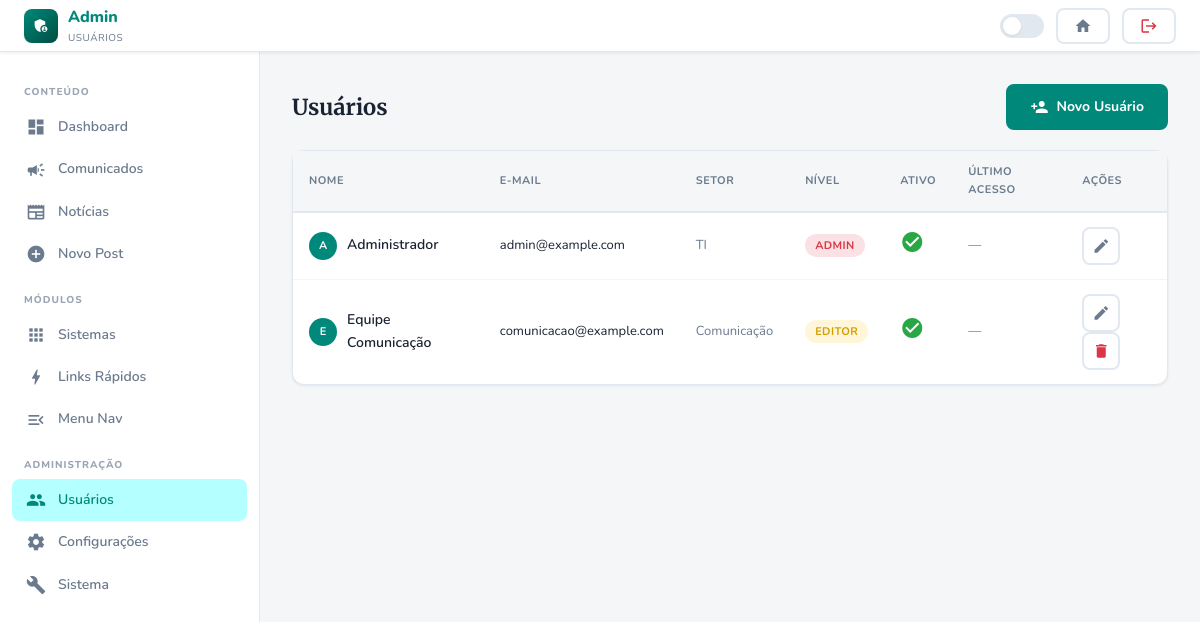
The page /admin/users.php (signed in) on the database its author committed.
### tables this page shows
CREATE TABLE `users` (
  `id` int(11) NOT NULL,
  `name` varchar(150) NOT NULL,
  `email` varchar(200) NOT NULL,
  `password` varchar(255) NOT NULL,
  `role` enum('admin','editor','user') DEFAULT 'user',
  `sector` varchar(100) DEFAULT NULL,
  `avatar` varchar(255) DEFAULT NULL,
  `active` tinyint(1) DEFAULT 1,
  `dark_mode` tinyint(1) DEFAULT 0,
  `last_login` datetime DEFAULT NULL,
  `created_at` datetime DEFAULT current_timestamp(),
  `updated_at` datetime DEFAULT current_timestamp() ON UPDATE current_timestamp()
);

### includes/functions.php (called while the page is built, shortened)
<?php
function csrf(): string {
    return $_SESSION['csrf_token'];
}
function assetVersion(string $relativePath): string {
    $full = BASE_PATH . DIRECTORY_SEPARATOR . str_replace('/', DIRECTORY_SEPARATOR, $relativePath);
    $mtime = @filemtime($full);
    return $mtime ? (string) $mtime : APP_VERSION;
}

### includes/database.php (called while the page is built, shortened)
<?php
class Database {
    private static ?PDO $instance = null;
    public static function getInstance(): PDO {
        if (self::$instance === null) {
            $dsn = 'mysql:host=' . DB_HOST . ';dbname=' . DB_NAME . ';charset=' . DB_CHARSET;
            try {
                self::$instance = new PDO($dsn, DB_USER, DB_PASS, [
                    PDO::ATTR_ERRMODE            => PDO::ERRMODE_EXCEPTION,
                    PDO::ATTR_DEFAULT_FETCH_MODE => PDO::FETCH_ASSOC,
                    PDO::ATTR_EMULATE_PREPARES   => false,
                ]);
            } catch (PDOException $e) {
                die(json_encode(['error' => 'Falha na conexão com o banco de dados.']));
            }
        }
        return self::$instance;
    }
    public static function query(string $sql, array $params = []): \PDOStatement {
        $stmt = self::getInstance()->prepare($sql);
        $stmt->execute($params);
        return $stmt;
    }
    public static function fetchAll(string $sql, array $params = []): array {
        return self::query($sql, $params)->fetchAll();
    }
}

### admin/users.php (the view, shortened to what this page needs)
<?php
require_once __DIR__ . '/../includes/database.php';
require_once __DIR__ . '/../includes/functions.php';
$action  = $_GET['action'] ?? 'list';
$isDark  = ($_SESSION['dark_mode'] ?? false);
$users = Database::fetchAll('SELECT * FROM users ORDER BY name');
?>
<!DOCTYPE html>
<html lang="pt-BR" data-theme="<?= $isDark ? 'dark' : 'light' ?>">
<head>
  <link rel="stylesheet" href="<?= BASE_URL ?>/assets/css/style.css?v=<?= assetVersion('assets/css/style.css') ?>">
</head>
<body class="fade-in">
<nav class="navbar">
  <a href="<?= BASE_URL ?>/admin/index.php" class="navbar-brand">
    <div class="logo-icon"><span class="material-icons">admin_panel_settings</span></div>
    <div class="brand-text">Admin <small>Usuários</small></div>
  </a>
  <div class="navbar-end">
    <button class="dark-toggle <?= $isDark?'on':'' ?>"></button>
    <a href="<?= BASE_URL ?>/index.php" class="btn btn-ghost btn-sm"><span class="material-icons">home</span></a>
    <a href="<?= BASE_URL ?>/logout.php" class="btn btn-ghost btn-sm" style="color:#dc3545"><span class="material-icons">logout</span></a>
  </div>
</nav>
<div class="admin-layout">
  <aside class="admin-sidebar" id="adminSidebar">
    <div class="sidebar-label">Conteúdo</div>
    <a href="index.php" class="sidebar-link"><span class="material-icons">dashboard</span> Dashboard</a>
    <a href="posts.php?type=comunicado" class="sidebar-link"><span class="material-icons">campaign</span> Comunicados</a>
    <a href="posts.php?type=noticia" class="sidebar-link"><span class="material-icons">newspaper</span> Notícias</a>
    <a href="posts.php?action=new" class="sidebar-link"><span class="material-icons">add_circle</span> Novo Post</a>
    <div class="sidebar-label">Módulos</div>
    <a href="modules.php?cat=sistema" class="sidebar-link"><span class="material-icons">apps</span> Sistemas</a>
    <a href="modules.php?cat=link_rapido" class="sidebar-link"><span class="material-icons">bolt</span> Links Rápidos</a>
    <a href="nav.php" class="sidebar-link"><span class="material-icons">menu_open</span> Menu Nav</a>
    <div class="sidebar-label">Administração</div>
    <a href="users.php" class="sidebar-link active"><span class="material-icons">group</span> Usuários</a>
    <a href="settings.php" class="sidebar-link"><span class="material-icons">settings</span> Configurações</a>
    <a href="system.php" class="sidebar-link"><span class="material-icons">build</span> Sistema</a>
  </aside>
  <main class="admin-main">
  <?php if ($action === 'list'): ?>
    <div style="display:flex;justify-content:space-between;align-items:center;margin-bottom:20px">
      <h1 style="font-size:22px">Usuários</h1>
      <a href="users.php?action=new" class="btn btn-primary"><span class="material-icons">person_add</span> Novo Usuário</a>
    </div>
    <div class="card">
      <div class="table-responsive">
        <table class="table">
          <thead><tr><th>Nome</th><th>E-mail</th><th>Setor</th><th>Nível</th><th>Ativo</th><th>Último acesso</th><th>Ações</th></tr></thead>
          <tbody>
            <?php foreach ($users as $u): ?>
            <tr>
              <td>
                <div style="display:flex;align-items:center;gap:10px">
                  <div class="avatar-xs"><?= mb_strtoupper(mb_substr($u['name'],0,1)) ?></div>
                  <span style="font-weight:600"><?= htmlspecialchars($u['name']) ?></span>
                </div>
              </td>
              <td class="text-sm"><?= htmlspecialchars($u['email']) ?></td>
              <td class="text-sm text-muted"><?= htmlspecialchars($u['sector']??'—') ?></td>
              <td>
                <?php $rc = ['admin'=>'badge-danger','editor'=>'badge-warning','user'=>'badge-primary'][$u['role']] ?? 'badge-primary'; ?>
                <span class="badge <?= $rc ?>"><?= $u['role'] ?></span>
              </td>
              <td><?= $u['active'] ? '<span class="material-icons" style="color:#28a745">check_circle</span>' : '<span class="material-icons" style="color:#dc3545">cancel</span>' ?></td>
              <td class="text-sm text-muted"><?= $u['last_login'] ? formatDate($u['last_login'],'d/m/Y H:i') : '—' ?></td>
              <td>
                <a href="users.php?action=edit&id=<?= $u['id'] ?>" class="btn btn-ghost btn-sm btn-icon"><span class="material-icons" style="font-size:18px">edit</span></a>
                <?php if ($u['id'] !== (int)$_SESSION['user_id']): ?>
                <a href="users.php?action=delete&id=<?= $u['id'] ?>&csrf=<?= csrf() ?>" class="btn btn-ghost btn-sm btn-icon" style="color:#dc3545" data-confirm="Excluir usuário <?= htmlspecialchars($u['name']) ?>?"><span class="material-icons" style="font-size:18px">delete</span></a>
                <?php endif; ?>
              </td>
            </tr>
            <?php endforeach; ?>
          </tbody>
        </table>
      </div>
    </div>
  <?php endif; ?>
  </main>
</div>
</body>
</html>

### rows shown on the page
users: name "A", name "Administrador", email "admin@example.com", sector "TI", role "ADMIN", active 1 (drawn)
users: name "E", name "Equipe Comunicação", email "comunicacao@example.com", sector "Comunicação", role "EDITOR", active 1 (drawn)
